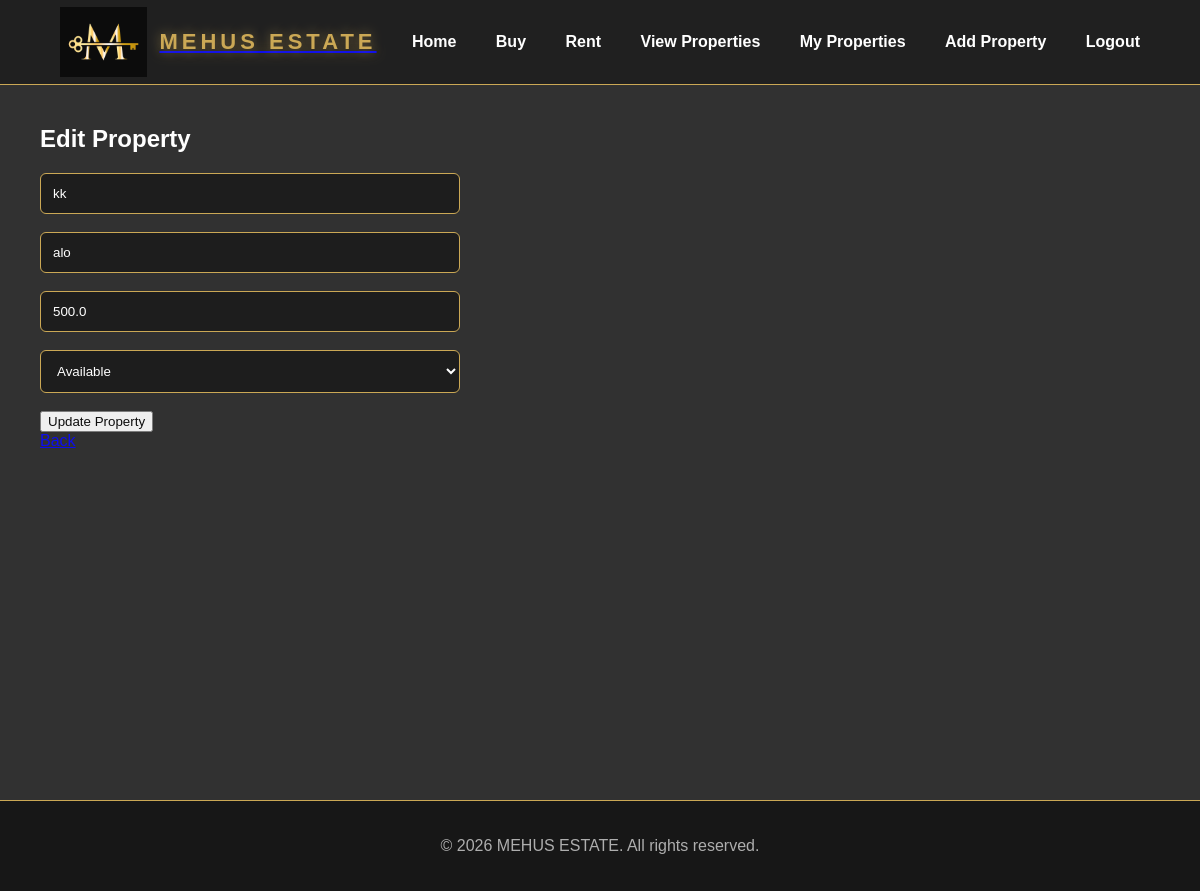
Screenshot of /edit_property/2 (signed in) with the database file from the repository.
### tables this page shows
CREATE TABLE properties (
    id INTEGER PRIMARY KEY AUTOINCREMENT,
    user_id INTEGER NOT NULL,
    title TEXT NOT NULL,
    location TEXT NOT NULL,
    property_type TEXT NOT NULL,
    area TEXT NOT NULL,
    bedrooms TEXT NOT NULL,
    bathrooms TEXT NOT NULL,
    status TEXT NOT NULL,
    price REAL NOT NULL,
    contact_phone TEXT NOT NULL,
    contact_email TEXT NOT NULL,
    FOREIGN KEY (user_id) REFERENCES users (id)
);

### app.py (the view, shortened to what this page needs)
@app.route("/edit_property/<int:property_id>", methods=["GET", "POST"])
def edit_property(property_id):
    if "user_id" not in session:
        return redirect("/login")
    conn = get_db()
    property = conn.execute(
        "SELECT * FROM properties WHERE id = ? AND user_id = ?",
        (property_id, session["user_id"])
    ).fetchone()
    conn.close()
    return render_template("edit_property.html", property=property)

### app.py (called while the page is built)
def get_db():
    conn = sqlite3.connect("database.db")
    conn.row_factory = sqlite3.Row
    return conn

### templates/edit_property.html (shortened to what this page needs)
{% extends "base.html" %}
{% block content %}
<h2>Edit Property</h2>
<form method="POST">
    <input type="text" name="title" value="{{ property['title'] }}" required><br><br>
    <input type="text" name="location" value="{{ property['location'] }}" required><br><br>
    <input type="number" name="price" value="{{ property['price'] }}" required><br><br>
    <select name="status">
        <option value="Available" {% if property["status"] == "Available" %}selected{% endif %}>Available</option>
    </select><br><br>
    <button type="submit">Update Property</button>
</form>
<a href="/dashboard">Back</a>
{% endblock %}

### rows the page displays
properties: title "kk", location "alo", price "500.0", status "Available"
